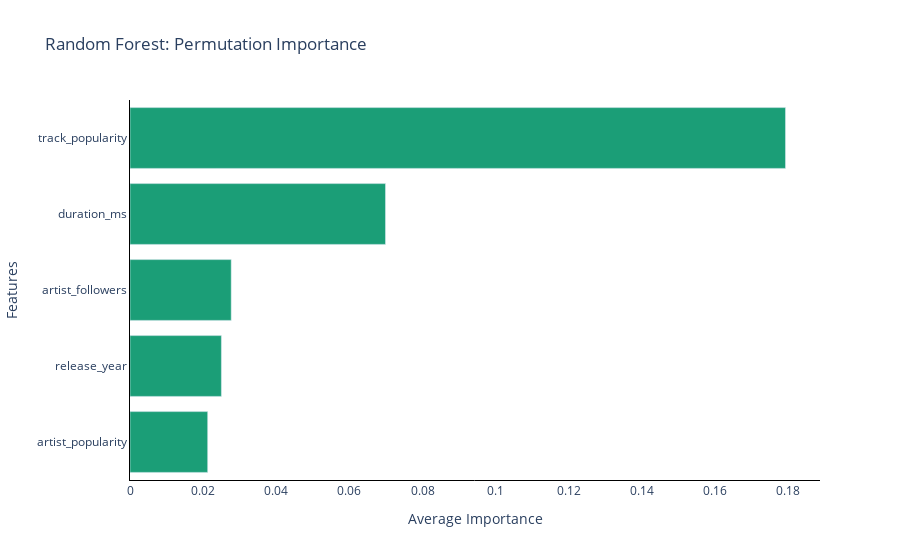

Write notebook code for a chart like this one.
### Code cell
fig = px.bar(data_frame=perm,
                 x='Average Importance',
                 y='Features',
                 title='Random Forest: Permutation Importance',
             color_discrete_sequence=px.colors.qualitative.Dark2,
            orientation='h')

fig.update_layout(plot_bgcolor = 'rgba(0, 0, 0, 0)' )

fig.update_xaxes(linewidth = 1, linecolor ='black')
fig.update_yaxes(linewidth = 1, linecolor ='black')
fig.show()

### Figure 1 — Plotly figure (JSON) as saved in the notebook; plotly's stock layout.template omitted (floating-point values rounded to 4 significant figures)
{"data": [{"alignmentgroup": "True", "hovertemplate": "Average Importance=%{x}<br>Features=%{y}<extra></extra>", "legendgroup": "", "marker": {"color": "rgb(27,158,119)"}, "name": "", "offsetgroup": "", "orientation": "h", "showlegend": false, "textposition": "auto", "type": "bar", "x": [0.02124, 0.02498, 0.02767, 0.06984, 0.1792], "xaxis": "x", "y": ["artist_popularity", "release_year", "artist_followers", "duration_ms", "track_popularity"], "yaxis": "y"}], "layout": {"barmode": "relative", "legend": {"tracegroupgap": 0}, "plot_bgcolor": "rgba(0, 0, 0, 0)", "title": {"text": "Random Forest: Permutation Importance"}, "xaxis": {"anchor": "y", "domain": [0, 1], "linecolor": "black", "linewidth": 1, "title": {"text": "Average Importance"}}, "yaxis": {"anchor": "x", "domain": [0, 1], "linecolor": "black", "linewidth": 1, "title": {"text": "Features"}}}}
